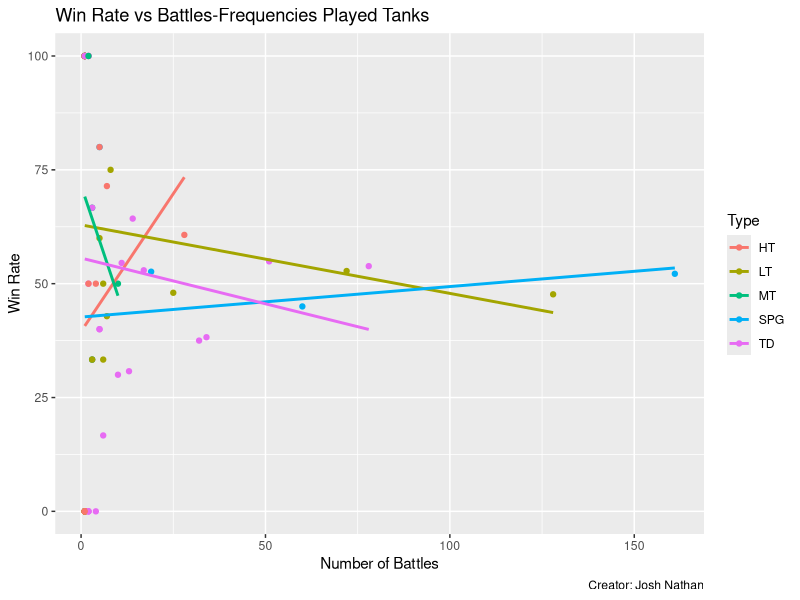

The R source for this figure:
# Josh Nathan
# Final Exam Q1
# 5/13/2023

library(ggplot2)

getwd()
setwd("/Users/jeesoo_josh/Documents/GitHub/BIS-244-Spring-2023-nathanjosh")

df <- read.csv("World of Tanks.csv")
View(df)

df$WR <- as.numeric(sub("%", "", df$Win.Rate))# changing Win.Rate to numeric

p <- ggplot(data = df, aes(x = Battles, y = WR, color = Type)) +
  geom_point() + # plotting the win rate in comparison to battles
  geom_smooth(method = "lm", se = FALSE) + 
  labs(x = "Number of Battles", y = "Win Rate", color = "Type") +
  ggtitle("Win Rate vs Battles-Frequencies Played Tanks") +
  labs(caption = "Creator: Josh Nathan") 
p  
